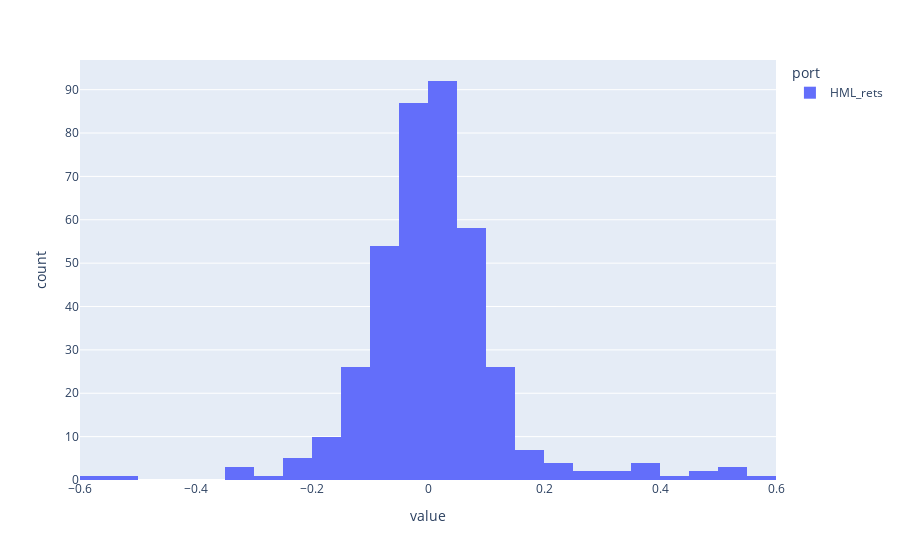

The code cell stored with this chart in its notebook:
### Code cell
px.histogram(port_df[['HML_rets']]).show()

### Figure 1 — Plotly figure (JSON) as saved in the notebook; plotly's stock layout.template omitted (floating-point values rounded to 4 significant figures; data arrays with more than 128 entries replaced by an {"elided": "..."} marker saying what was removed)
{"data": [{"alignmentgroup": "True", "bingroup": "x", "hovertemplate": "port=HML_rets<br>value=%{x}<br>count=%{y}<extra></extra>", "legendgroup": "HML_rets", "marker": {"color": "#636efa", "pattern": {"shape": ""}}, "name": "HML_rets", "offsetgroup": "HML_rets", "orientation": "v", "showlegend": true, "type": "histogram", "x": {"elided": "391 float values"}, "xaxis": "x", "yaxis": "y"}], "layout": {"barmode": "relative", "legend": {"title": {"text": "port"}, "tracegroupgap": 0}, "margin": {"t": 60}, "xaxis": {"anchor": "y", "domain": [0, 1], "title": {"text": "value"}}, "yaxis": {"anchor": "x", "domain": [0, 1], "title": {"text": "count"}}}}
